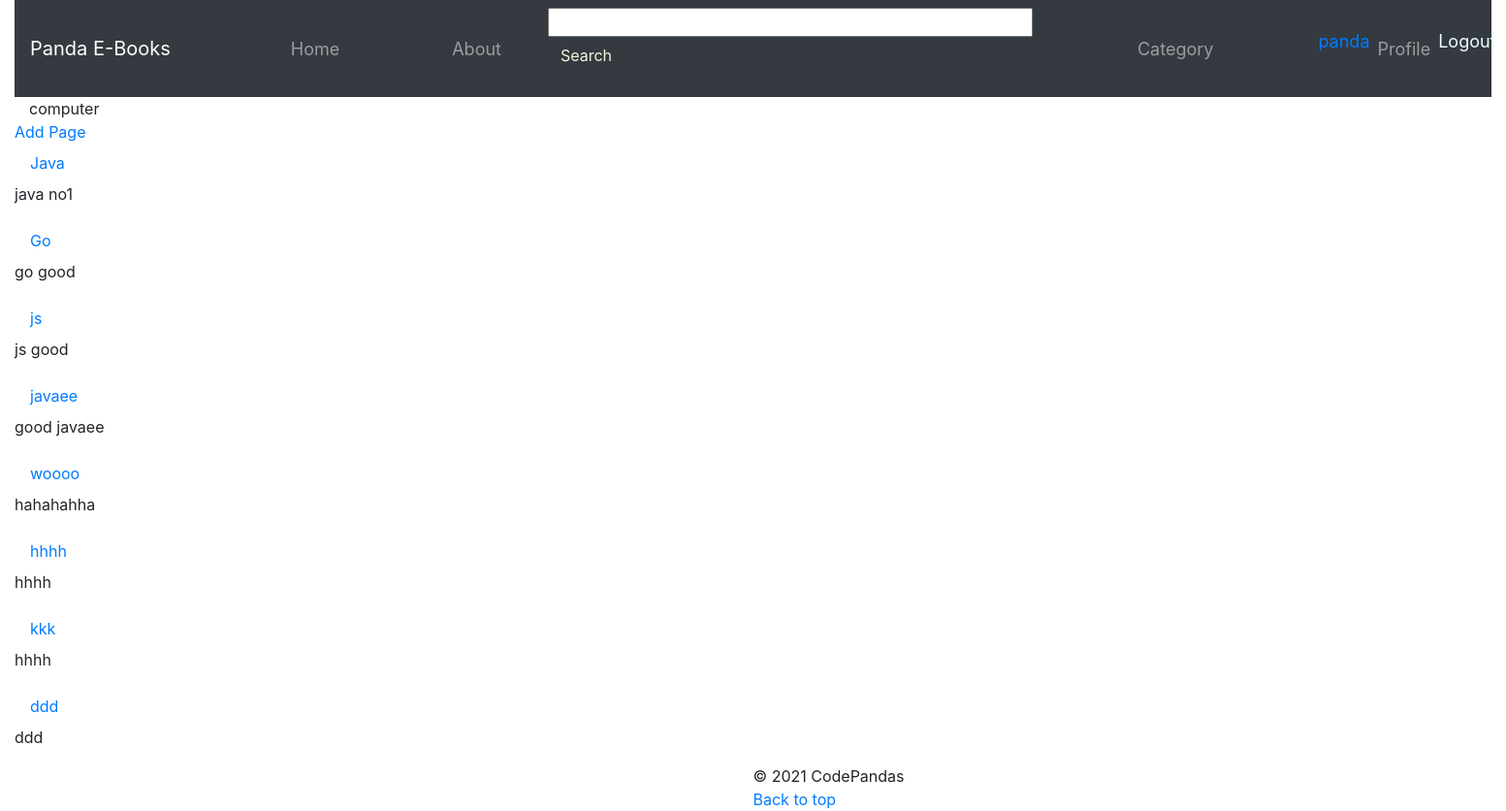
The page /panda-online-library/category/computer/ (signed in) on the database its author committed.
### panda/models.py (models this page shows, shortened)
class Category(models.Model):
    MAX_LENGTH = 200
    name = models.CharField(max_length=MAX_LENGTH,unique=True)
    likes = models.IntegerField(default=0)
    Sdescription =models.CharField(max_length=MAX_LENGTH)
    slug = models.SlugField(unique=True,blank=True)
    class Meta:
        verbose_name_plural = 'Categories'

class Book(models.Model):
    TITLE_MAX_SIZE = 128
    category = models.ForeignKey(Category, on_delete=models.CASCADE)
    name = models.CharField(max_length=TITLE_MAX_SIZE)
    slug = models.SlugField(unique=True,blank=True)
    views = models.IntegerField(default=0)
    image = models.ImageField(upload_to='book_images',blank = True)
    likes = models.IntegerField(default=0)
    rating = models.FloatField(default=0.0)
    description = models.CharField(max_length=500)

### panda/views.py (the view)
# urls.py: path('category/<slug:category_name_slug>/',views.show_category, name='show_category'),
def show_category(request,category_name_slug):
    context_dict={}
    try:
        category = Category.objects.get(slug=category_name_slug)
        books = Book.objects.filter(category=category)
        context_dict['books'] = books
        context_dict['category'] = category
    except Category.DoesNotExist:
        context_dict['category'] = None
        context_dict['books'] = None
    return render(request, 'panda/category.html', context=context_dict)

### templates/panda/category.html
{% extends 'panda/base.html' %}
{% load staticfiles %}
{% block main_block %}
    <div class="container-fluid">
        {{category.name}}
    </div>
    <a href="{% url 'panda:add_book' category.slug %}">Add Page</a> <br />
    {% if books %}
    {% for book in books %}
        <div >
            <a class="nav-link" href="{% url 'panda:show_book' book.slug %}">{{book.name}}</a>
            <p>{{book.description}}</p>
        </div>
    {% endfor %}
    {% endif %}
{% endblock %}

### templates/panda/base.html (shortened to what this page needs)
<!DOCTYPE html>
{% load staticfiles %}
<html lang="en">
    <head>
        <link rel="stylesheet" href="/static/bootstrap/css/bootstrap.min.css">
      </head>
      <body>
            <header class ="container-fluid" id ="top">
                {% block header_block %}
                <nav class="navbar navbar-expand-lg navbar-dark bg-dark">
                    <a class="navbar-brand" href="{% url 'panda:homepage' %}">Panda E-Books</a>
                    <div class="collapse navbar-collapse" id="navbarSupportedContent">
                      <ul class="navbar-nav mr-auto">
                          <a class="nav-link" href="{% url 'panda:homepage' %}">Home </a>
                      </ul>
                      <ul class="navbar-nav mr-auto">
                        <a class="nav-link" href="{% url 'panda:homepage' %}">About </a>
                    </ul>
                    <ul>
                      <form >
                          <input class="search" >
                          <button class="btn" type="submit" style="color: beige;">Search</button>
                      </form> </ul>
                    <ul class="navbar-nav mr-auto">
                      <a class="nav-link" href="{% url 'panda:homepage' %}">Category </a>
                  </ul>
                  <ul class="navbar-nav mr-auto">
                    {% if user.is_authenticated %}
                   <li><a href="{% url 'panda:profile' user.username %}">{{user.username}}</a></li>
                   <li >
                    <a class="nav-link" href="{% url 'panda:profile' user.username %}">Profile</a>
                    </li>
                    <li><a href="{% url 'auth_logout' %}?next={% url 'panda:homepage' %}" style="color: azure;">Logout</a></li>
                {% else %}
                    <li ><a href="{% url 'auth_login' %}" style="color: azure;padding-right: 2px;">login</a></li>
                    <li><a href="#" style="color: azure;padding-right: 2px;">|</a></li>
                    <li><a href="{% url 'registration_register' %}"style="color: azure;padding-right: 2px;">sign up</a></li>
                {% endif %}
                </ul>
                    </div>
                  </nav>
                  {% endblock %}
                  <div>
                    {% block main_block %}{% endblock %}
                  </div>
                  <footer class="container-fluid">
                    <footer>
                      <p class ="back" >&copy; 2021 CodePandas </p><br/>
                      <p class ="back"><a href="#top">Back to top</a></p>
                  </footer>
                  </footer>
            </header>
      </body>
    </html>

### templates/panda/base.html (style rules this page uses)
.navbar-nav { padding-left: 100px; font-size: large; }
.back { text-align: center; position: absolute; left:50%; }
.search { width: 500px; }

### rows shown on the page
Category: name "computer"
Book: name "Java", description "java no1"
Book: name "Go", description "go good"
Book: name "js", description "js good"
Book: name "javaee", description "good javaee"
Book: name "woooo", description "hahahahha"
Book: name "hhhh", description "hhhh"
Book: name "kkk", description "hhhh"
Book: name "ddd", description "ddd"

### other values the page prints
{{ user.username }} "panda"
